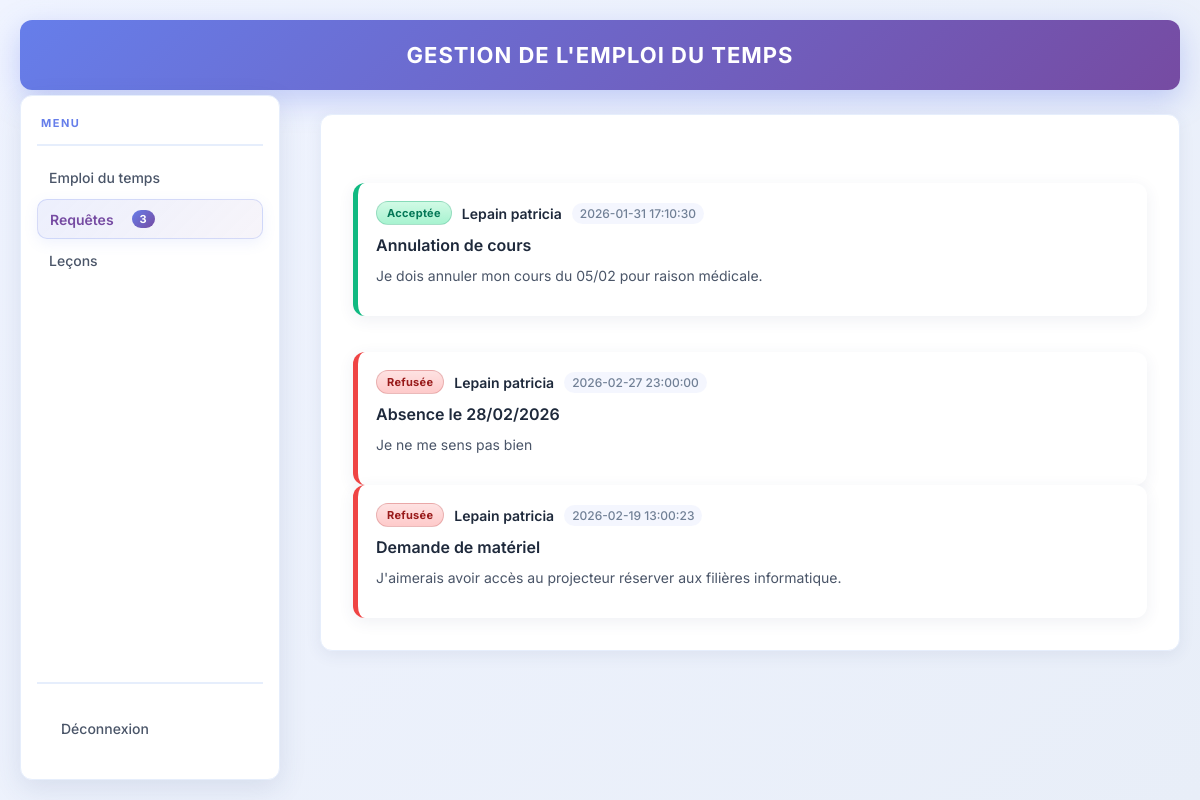
The app's page /Teachers/Requetes.php (signed in) with its own data.
### tables this page shows
CREATE TABLE `REQUETE` (
  `id_requete` int(11) NOT NULL,
  `objet` varchar(200) NOT NULL,
  `message` text NOT NULL,
  `date_envoi` timestamp NULL DEFAULT current_timestamp(),
  `statut` enum('en_attente','acceptee','refusee') DEFAULT 'en_attente',
  `reponse` text DEFAULT NULL,
  `date_traitement` timestamp NULL DEFAULT NULL,
  `id_personne` int(11) NOT NULL,
  `id_admin` int(11) DEFAULT NULL
);

CREATE TABLE `PERSONNE` (
  `id_personne` int(11) NOT NULL,
  `nom` varchar(100) NOT NULL,
  `prenom` varchar(100) NOT NULL,
  `email` varchar(150) NOT NULL,
  `mot_de_passe` varchar(255) NOT NULL,
  `enseignant` tinyint(1) NOT NULL DEFAULT 1,
  `date_inscription` timestamp NULL DEFAULT current_timestamp(),
  `filiere` varchar(20) DEFAULT NULL
);

### Teachers/Requetes.php (the view, shortened to what this page needs)
<?php
include_once "../ADMIN/con_dbb.php";
$id=$_SESSION['id_personne'];
$stmt_badge = $con->prepare("SELECT COUNT(*) as total FROM REQUETE WHERE (statut='acceptee' OR statut='refusee') AND id_personne = ?");
$stmt_badge->bind_param("i", $id);
$stmt_badge->execute();
$badge = $stmt_badge->get_result()->fetch_assoc()['total'];
?>
<!DOCTYPE html>
<html lang="fr">
<head>
    <link rel="stylesheet" href="../style/style2.css">
</head>
<body>
    <div class="Gtitre"><b>GESTION DE L'EMPLOI DU TEMPS</b></div>
    <nav>
        <h5 class="menu"><?= svg_icon('menu', 14) ?> MENU</h5>
        <ul class="nav-list" id="navList">
            <li><a href="Emploi.php" class="<?= (basename($_SERVER['PHP_SELF'])=='Emploi.php') ? 'nav-active' : '' ?>"><?= svg_icon('emploi', 20) ?> Emploi du temps</a></li>
            <li><a href="Requetes.php" class="<?= (basename($_SERVER['PHP_SELF'])=='Requetes.php') ? 'nav-active' : '' ?>"><?= svg_icon('requetes', 20) ?>Requêtes <span class="badge"><?php echo $badge; ?></span></a></li>
            <li><a href="Leçons.php" class="<?= (basename($_SERVER['PHP_SELF'])=='Leçons.php') ? 'nav-active' : '' ?>"><?= svg_icon('lesson', 20) ?>Leçons</a></li>
        </ul>
        <ul class="nav-footer" id="navFooter">
            <li><a href="../logout.php"><?= svg_icon('logout', 20) ?>Déconnexion</a></li>
        </ul>
    </nav>
   <section>
    <div class="tab-content" id="history-tab">
                        <?php
                        function render_accept_card($re){
                            ?>
                            <div class="request-card accepted">
                                <div class="request-header">
                                    <div class="request-info">
                                        <span class="request-status status-accepted">Acceptée</span>
                                        <span class="request-name"><?=htmlspecialchars($re['nom'] ?? '')?> <?=htmlspecialchars($re['prenom'] ?? '')?></span>
                                        <span class="request-date"><?=htmlspecialchars($re['date_envoi'] ?? '')?></span>
                                    </div>
                                </div>
                                <h3 class="request-title"><?=htmlspecialchars($re['objet'] ?? '')?></h3>
                                <p class="request-message"><?=nl2br(htmlspecialchars($re['message'] ?? ''))?></p>
                            </div>
                             <?php } ?>
                            <?php
                        $str2 = mysqli_query($con, "SELECT r.*, p.nom, p.prenom FROM REQUETE r JOIN PERSONNE p ON r.id_personne = p.id_personne WHERE r.statut='acceptee' AND r.id_personne=$id ORDER BY r.date_envoi DESC");
                        if($str2 && mysqli_num_rows($str2) > 0){
                            while($re = mysqli_fetch_assoc($str2)){
                                render_accept_card($re);
                            }
                        } else {
                            echo '<p class="request-empty">Aucune requête acceptée.</p>';
                        }
                        ?>
                        <?php
                        function render_pending_card($res){
                            ?>
                            <div class="request-card rejected">
                                <div class="request-header">
                                    <div class="request-info">
                                        <span class="request-status status-rejected">Refusée</span>
                                        <span class="request-name"><?=htmlspecialchars($res['nom'] ?? '')?> <?=htmlspecialchars($res['prenom'] ?? '')?></span>
                                        <span class="request-date"><?=htmlspecialchars($res['date_envoi'] ?? '')?></span>
                                    </div>
                                </div>
                                <h3 class="request-title"><?=htmlspecialchars($res['objet'] ?? '')?></h3>
                                <p class="request-message"><?=nl2br(htmlspecialchars($res['message'] ?? ''))?></p>
                            </div>
                             <?php } ?>
                            <?php
                        $str3 = mysqli_query($con, "SELECT r.*, p.nom, p.prenom FROM REQUETE r JOIN PERSONNE p ON r.id_personne = p.id_personne WHERE r.statut='refusee' AND r.id_personne=$id ORDER BY r.date_envoi DESC");
                        if($str3 && mysqli_num_rows($str3) > 0){
                            while($res = mysqli_fetch_assoc($str3)){
                                render_pending_card($res);
                            }
                        } else {
                            echo '<p class="request-empty">Aucune requête refusée.</p>';
                        }
                        ?>
        </div>
   </section>
</body>
</html>

### records on screen
requete: id_personne.nom "Lepain", id_personne.prenom "patricia", date_envoi "2026-01-31 17:10:30", objet "Annulation de cours", message "Je dois annuler mon cours du 05/02 pour raison médicale."
requete: id_personne.nom "Lepain", id_personne.prenom "patricia", date_envoi "2026-02-27 23:00:00", objet "Absence le 28/02/2026", message "Je ne me sens pas bien"
requete: id_personne.nom "Lepain", id_personne.prenom "patricia", date_envoi "2026-02-19 13:00:23", objet "Demande de matériel", message "J'aimerais avoir accès au projecteur réserver aux filières informatique."

### other values on screen
$badge "3"
